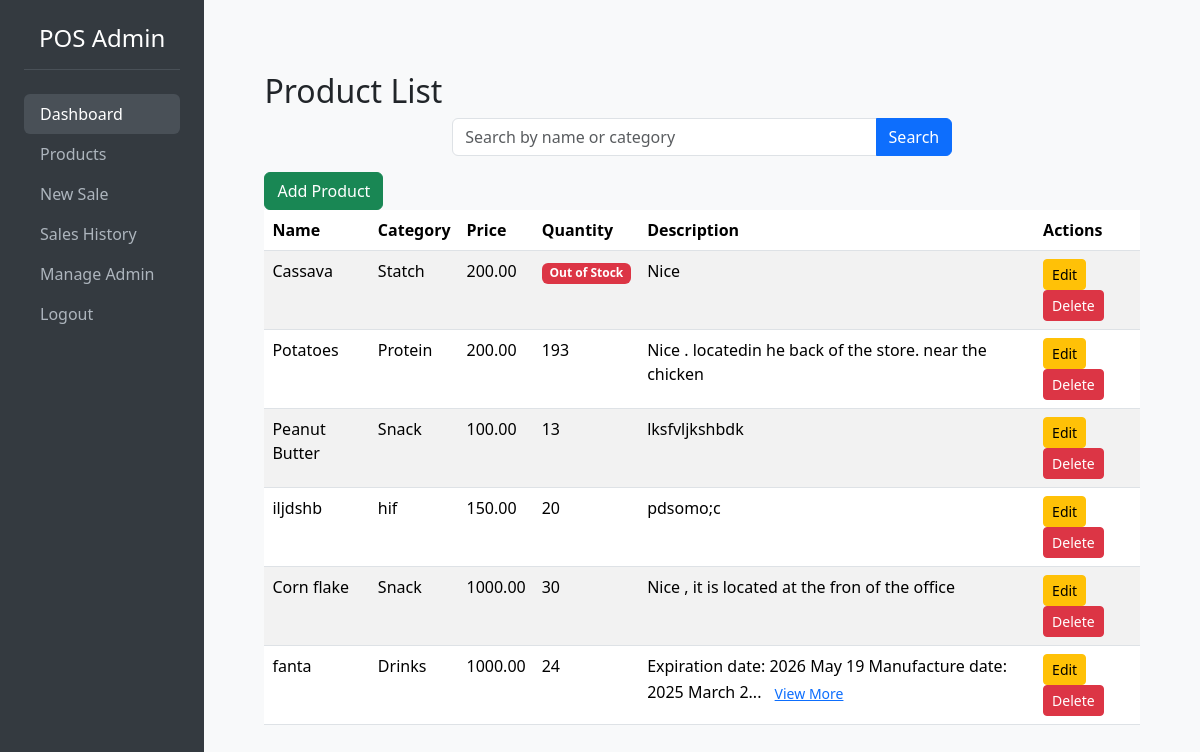
The page /dashboard/ (signed in) on the database its author committed.
### products/models.py (models this page shows, shortened)
class Product(models.Model):
    name = models.CharField(max_length=100)
    category = models.CharField(max_length=50)
    price = models.DecimalField(max_digits=10, decimal_places=2)
    quantity = models.IntegerField()
    description = models.TextField(blank=True)
    created_at = models.DateTimeField(auto_now_add=True)

### products/views.py (the view)
# urls.py: path('', views.product_list_view, name='product-list'),  # Correct reference
@login_required
def product_list_view(request):
    query = request.GET.get('q', '')
    if query:
        products = Product.objects.filter(
            Q(name__icontains=query) | Q(category__icontains=query)
        )
    else:
        products = Product.objects.all()
    return render(request, 'products/product_list.html', {
        'products': products,
        'query': query if query else ''
    })

### products/templatetags/custom_tags.py (called while the page is built)
@register.simple_tag
def active_class(request, pattern):
    if re.fullmatch(pattern, request.path):
        return 'active'
    return ''

### products/templates/products/product_list.html (shortened to what this page needs)
{% extends 'products/dashboard.html' %}
{% block content %}
<div class="container mt-4">
    <h2>Product List</h2>
    <form method="get" class="mb-3 d-flex justify-content-center">
        <div class="input-group" style="max-width: 500px; width: 100%;">
            <input type="text" name="q" value="{{ query }}" class="form-control" placeholder="Search by name or category">
            <button type="submit" class="btn btn-primary">Search</button>
        </div>
    </form>
<a href="{% url 'product-create' %}" class="btn btn-success">Add Product</a>
    <table class="table table-striped">
        <thead>
            <tr>
                <th>Name</th>
                <th>Category</th>
                <th>Price</th>
                <th>Quantity</th>
                <th>Description</th>
                <th>Actions</th>
            </tr>
        </thead>
        <tbody>
            {% for product in products %}
            <tr>
                <td>{{ product.name }}</td>
                <td>{{ product.category }}</td>
                <td>{{ product.price }}</td>
                <td>
    {% if product.quantity <= 0 %}
        <span class="badge bg-danger">Out of Stock</span>
    {% else %}
        {{ product.quantity }}
    {% endif %}
</td>
                <td>
                    {% if product.description|length > 60 %}
                        <span class="short-text">{{ product.description|slice:":60" }}...</span>
                        <a href="#" class="toggle-description btn btn-sm btn-link">View More</a>
                    {% else %}
                        {{ product.description }}
                    {% endif %}
                </td>
                <td>
                    <a href="{% url 'product-edit' product.pk %}" class="btn btn-warning btn-sm">Edit</a>
                    <a href="{% url 'product-delete' product.pk %}" class="btn btn-danger btn-sm">Delete</a>
                </td>
            </tr>
            {% empty %}
            <tr><td colspan="6">No products available.</td></tr>
            {% endfor %}
        </tbody>
    </table>
</div>
{% endblock %}

### products/templates/products/dashboard.html (shortened to what this page needs)
{% load custom_tags %}
<!DOCTYPE html>
<html lang="en">
<head>
    <link
        rel="stylesheet"
        href="https://cdn.jsdelivr.net/npm/bootstrap@5.3.2/dist/css/bootstrap.min.css">
</head>
<body>
<div class="d-flex">
    <div class="sidebar p-4 text-white">
    <h4 class="text-center">POS Admin</h4>
    <ul class="nav flex-column mt-4">
        <li class="nav-item">
            <a class="nav-link {% active_class request '^/dashboard/$' %}" href="{% url 'dashboard' %}">Dashboard</a>
        </li>
        <li class="nav-item">
            <a class="nav-link {% active_class request '^/products/?' %}" href="{% url 'product-list' %}">Products</a>
        </li>
        <li class="nav-item">
            <a class="nav-link {% active_class request '^/products/sale/new/?' %}" href="{% url 'create-sale' %}">New Sale</a>
        </li>
        <li class="nav-item">
            <a class="nav-link {% active_class request '^/products/sales/?' %}" href="{% url 'sales-history' %}">Sales History</a>
        </li>
        {% if request.user.is_superuser %}
        <li class="nav-item">
            <a class="nav-link {% active_class request '^/admin-users/?' %}" href="{% url 'admin-user-list' %}">Manage Admin</a>
        </li>
        {% endif %}
        <li class="nav-item">
            <a class="nav-link" href="{% url 'admin-logout' %}">Logout</a>
        </li>
    </ul>
</div>
<div class="p-5 flex-grow-1 w-100">
    {% block content %}{% endblock %}
</div>
</div>
</body>
</html>

### products/templates/products/dashboard.html (style rules this page uses)
body { background-color: #f8f9fa; }
.sidebar { width: 240px; min-height: 100vh; background-color: #343a40; }
.sidebar h4 { color: #fff; padding-bottom: 1rem; border-bottom: 1px solid #495057; }
.sidebar .nav-link { color: #adb5bd; }
.sidebar .nav-link.active, .sidebar .nav-link:hover { background-color: #495057; color: #fff; border-radius: 0.375rem; }

### rows shown on the page
Product: name "Cassava", category "Statch", price "200.00", quantity "Out of Stock", description "Nice"
Product: name "Potatoes", category "Protein", price "200.00", quantity "193", description "Nice . locatedin he back of the store. near the chicken"
Product: name "Peanut Butter", category "Snack", price "100.00", quantity "13", description "lksfvljkshbdk"
Product: name "iljdshb", category "hif", price "150.00", quantity "20", description "pdsomo;c"
Product: name "Corn flake", category "Snack", price "1000.00", quantity "30", description "Nice , it is located at the fron of the office"
Product: name "fanta", category "Drinks", price "1000.00", quantity "24", description "Expiration date: 2026 May 19 Manufacture date: 2025 March 2"
